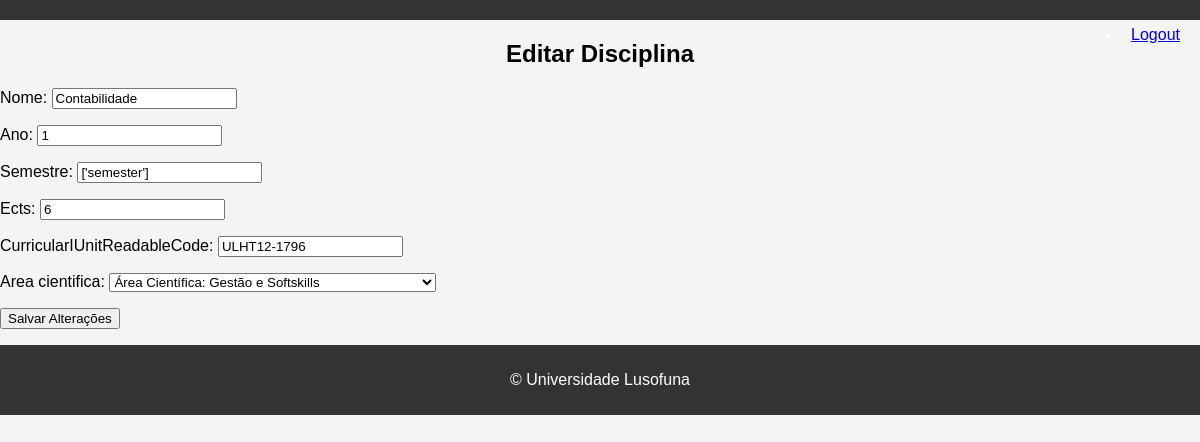
/curso/disciplina/22/edita/ (signed in), run on the app's committed database.
### curso/models.py (models this page shows, shortened)
class Disciplina(models.Model):
    nome = models.CharField(max_length=200)
    ano = models.IntegerField()
    semestre = models.CharField(max_length=20)
    ects = models.IntegerField()
    curricularIUnitReadableCode = models.CharField(max_length=200)
    area_cientifica = models.ForeignKey(AreaCientifica, on_delete=models.CASCADE)

class AreaCientifica(models.Model):
    nome = models.CharField(max_length=200)
    def __str__(self):
        return f"Área Científica: {self.nome}"

### curso/views.py (the view)
# urls.py: path('disciplina/<int:disciplina_id>/edita/', views.edita_disciplina_view, name='edita_disciplina'),
@login_required
def edita_disciplina_view(request, disciplina_id):
    disciplina = get_object_or_404(Disciplina, id=disciplina_id)
    form = DisciplinaForm(request.POST or None, instance=disciplina)
    if form.is_valid():
        form.save()
        return redirect('curso:disciplina', disciplina_id=disciplina.id)
    context = {'form': form, 'disciplina': disciplina}
    return render(request, 'curso/edita_disciplina.html', context)

### curso/forms.py
class DisciplinaForm(forms.ModelForm):
    class Meta:
        model = Disciplina
        fields = ['nome', 'ano', 'semestre', 'ects', 'curricularIUnitReadableCode', 'area_cientifica']
        widgets = {
            'nome': forms.TextInput(attrs={'placeholder': 'Nome da disciplina'}),
        }

### curso/templates/curso/edita_disciplina.html (shortened to what this page needs)
{% extends 'layout.html' %}
{% block content %}
<h2>Editar Disciplina</h2>
<form action="{% url 'curso:edita_disciplina' disciplina.id %}" method="post">
    {{ form.as_p }}
    <button type="submit">Salvar Alterações</button>
</form>
{% endblock %}

### templates/layout.html (style rules this page uses)
body { font-family: Arial, sans-serif; margin: 0; padding: 0; background-color: #f4f4f4; }
h2 { text-align: center; }

### data on the page
Disciplina: nome "Contabilidade", ano "1", semestre "['semester']", ects "6", curricularIUnitReadableCode "ULHT12-1796", area_cientifica "Área Científica: Gestão e Softskills"
